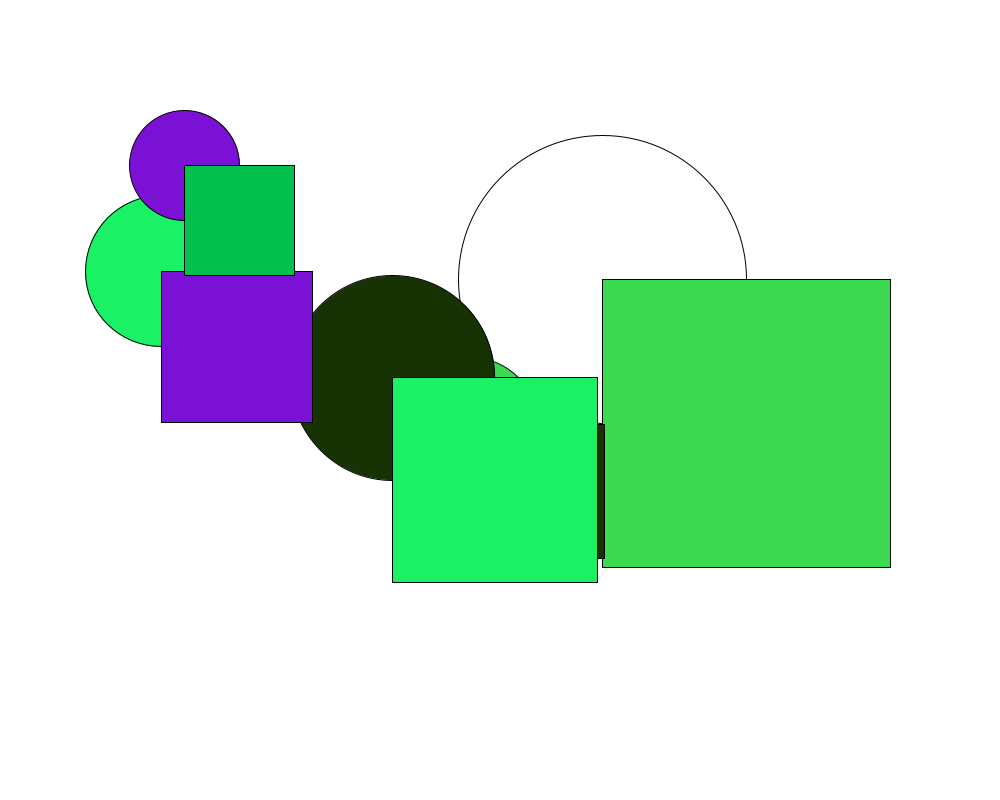
Frame 1 (no input)
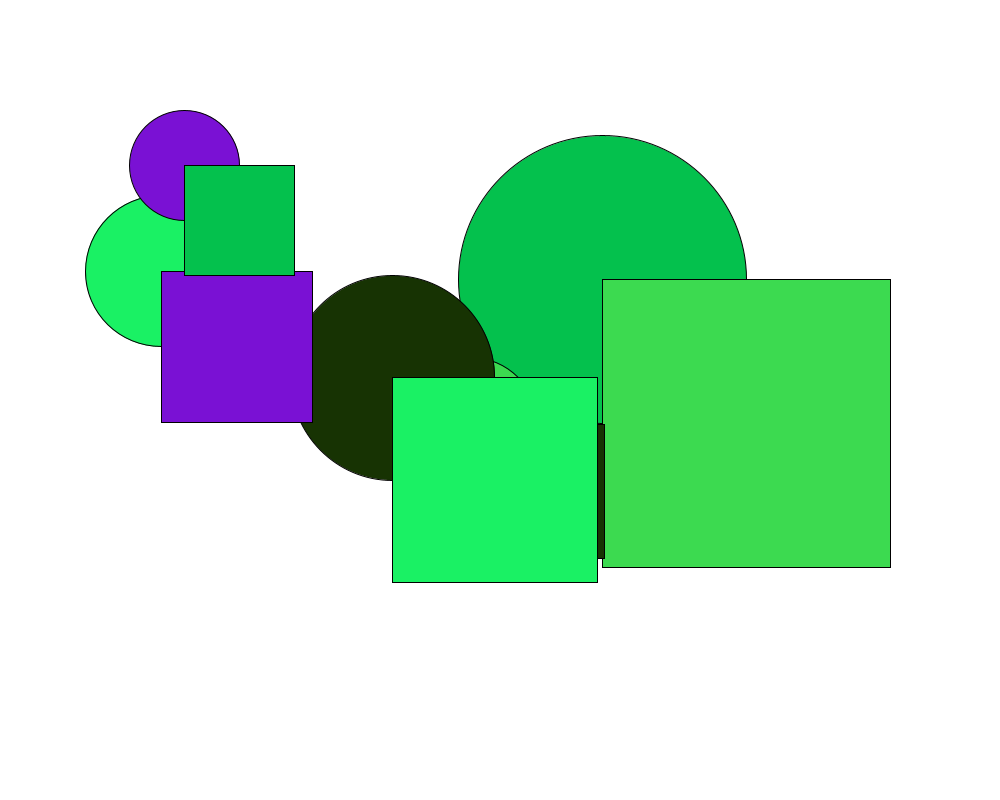
Frame 60 (the mouse pressed at the canvas centre just before this capture)
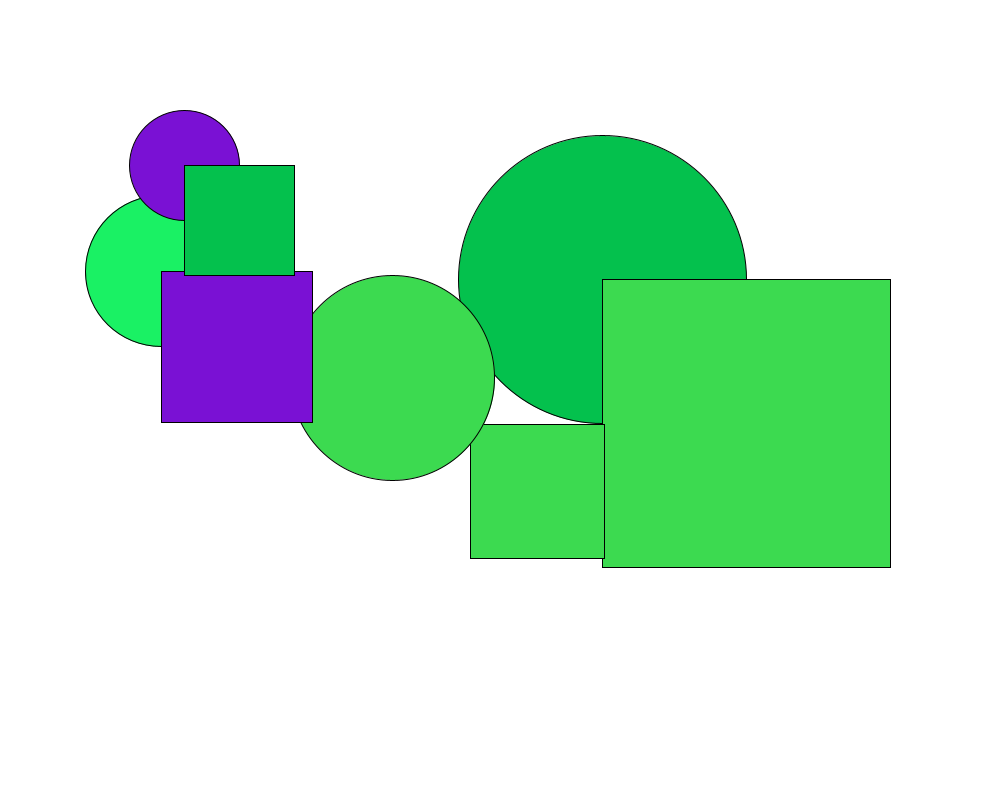
Frame 120 (the mouse held since frame 60 and released just before this capture)

The Processing sketch that drew these frames (run headless with seeded random() and noise(); from frame 60 on, the mouse is pressed at the canvas centre):

// Processing sketch: classball
// ── classball.pde

float eachblockarea, eachcirarea, allcir = 0, allsqr = 0;
int n = 5;
Ball[] nextBall;
Sqr[] nextSqr;

void setup()
{
  size(1000, 800);
  nextBall = new Ball[n];
  nextSqr= new Sqr[n];
  for(int i = 0; i < n; i++)
  {
    float r_width = random(150, 850);
    float r_height = random(150, 650);
    float r_size = random(50, 300);
    nextBall[i] = new Ball(r_width, r_height, r_size);
    nextSqr[i] = new Sqr(r_width, r_height, r_size,r_size);
    eachcirarea = nextBall[i].getBallArea();
    eachblockarea = nextSqr[i].getBlockArea();
    allcir = allcir + eachcirarea;
    allsqr = allsqr + eachblockarea;
  }
    println("Total ball area : " + allcir);
    println("Total square area : " + allsqr);
}

void draw()
{
  background(255);
   for(int p = 0; p < 5; p++)
   {

    if(nextBall[p].show)
      {
       nextBall[p].draw();
      }
     if(nextSqr[p].show)
      {
      nextSqr[p].draw();
      }
   } 
}
void mousePressed()
{
  for(int p = 0; p < n ; p++)
  {
    if(dist(mouseX, mouseY, nextBall[p].position_x, nextBall[p].position_y) < (nextBall[p].size / 2))
    {
      delay(150);
      if(nextBall[p].show == true)
      {
        allcir = allcir - nextBall[p].getBallArea();
      }
      nextBall[p].show = false; 
    }
    else if(nextSqr[p].startx < mouseX && mouseX < (nextSqr[p].startx + nextSqr[p].sqrwidth) && nextSqr[p].starty < mouseY && mouseY < (nextSqr[p].starty+nextSqr[p].sqrheight))
    {
      delay(150);
      if(nextSqr[p].show == true)
      {
        allsqr = allsqr - nextSqr[p].getBlockArea();
      }
      nextSqr[p].show = false;
    }
  }
println("\nBall area left " + allcir); 
println("Block area left " + allsqr);
}
public class Ball
{
  boolean show = true;
  float position_x;
  float position_y;
  float size;
  color randomcolor = color(random(255), random(255), random(255)) ; 
  public Ball(float position_x, float position_y, float size)  // Constructor
  {
    this.position_x = position_x;
    this.position_y = position_y;
    this.size = size;
  }
  void draw()
  {
    ellipse(position_x, position_y, size, size);
    fill(randomcolor) ;
  }
  public float getBallArea()
   {
     float ballarea;
     ballarea = (this.size/2) * (this.size/2) * PI;
     return ballarea;
   }
}
public class Sqr
{
  boolean show=true;
  float startx;
  float starty;
  float sqrwidth;
  float sqrheight;
  public Sqr(float startx,float starty,float sqrwidth,float sqrheight)
  {
    this.startx=startx;
    this.starty=starty;
    this.sqrwidth=sqrwidth;
    this.sqrheight=sqrheight;
  } 
  void draw()
  {
    rect(this.startx,this.starty,this.sqrwidth,this.sqrheight);
  }
  public float getBlockArea()
   {
     float blockarea;
     blockarea=this.sqrwidth*this.sqrheight;
     return blockarea;
   }
}
